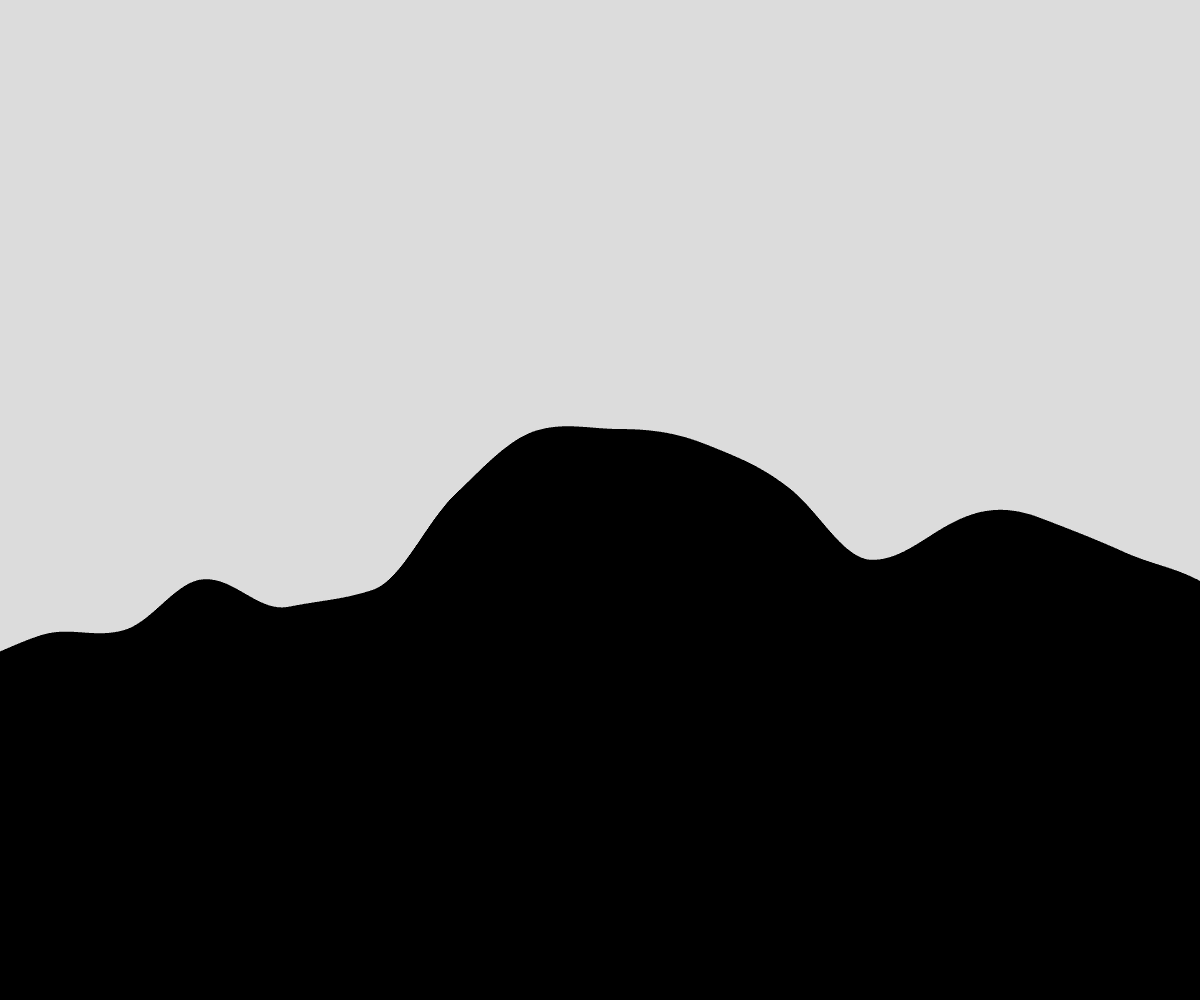
Frame 1 (no input)
Frame 60 (no input): identical to frame 1, image omitted
Frame 120 (the mouse pressed at the canvas centre since frame 60): identical to frame 1, image omitted

The p5.js sketch that drew this single still picture (run headless with seeded random() and noise() and a simulated clock; from frame 60 on, the mouse is pressed at the canvas centre):

// p5.js sketch
// ── sketch.js
// Terrain Generation
// Saabir Yousuf
// Oct. 21t 2022
//
// Extra for Experts:
// - describe what you did to take this project "above and beyond"

let theHeights = [];
let startLocation = 0;

function setup() {
  createCanvas(windowWidth, windowHeight);
  theHeights = generateHeights(20000);
}

function draw() {
  background(220);
  for (let i = startLocation; i < startLocation + windowWidth; i++) {
    displayRect(i-startLocation, theHeights[i], 1);
  }

  if (keyIsPressed) {
    startLocation++;
  }
}

function displayRect(x, rectHeight, rectWidth) {
  let y = height - rectHeight;
  noStroke();
  fill("black");
  rect(x, y, rectWidth, rectHeight);
}

function generateHeights(howMany) {
  let tempArray =  [];
  let time = random(12000);
  for (let i = 0; i < howMany; i++) {
    tempArray.push(noise(time)*windowHeight);
    time += 0.0015;
  }
  return tempArray;
}
